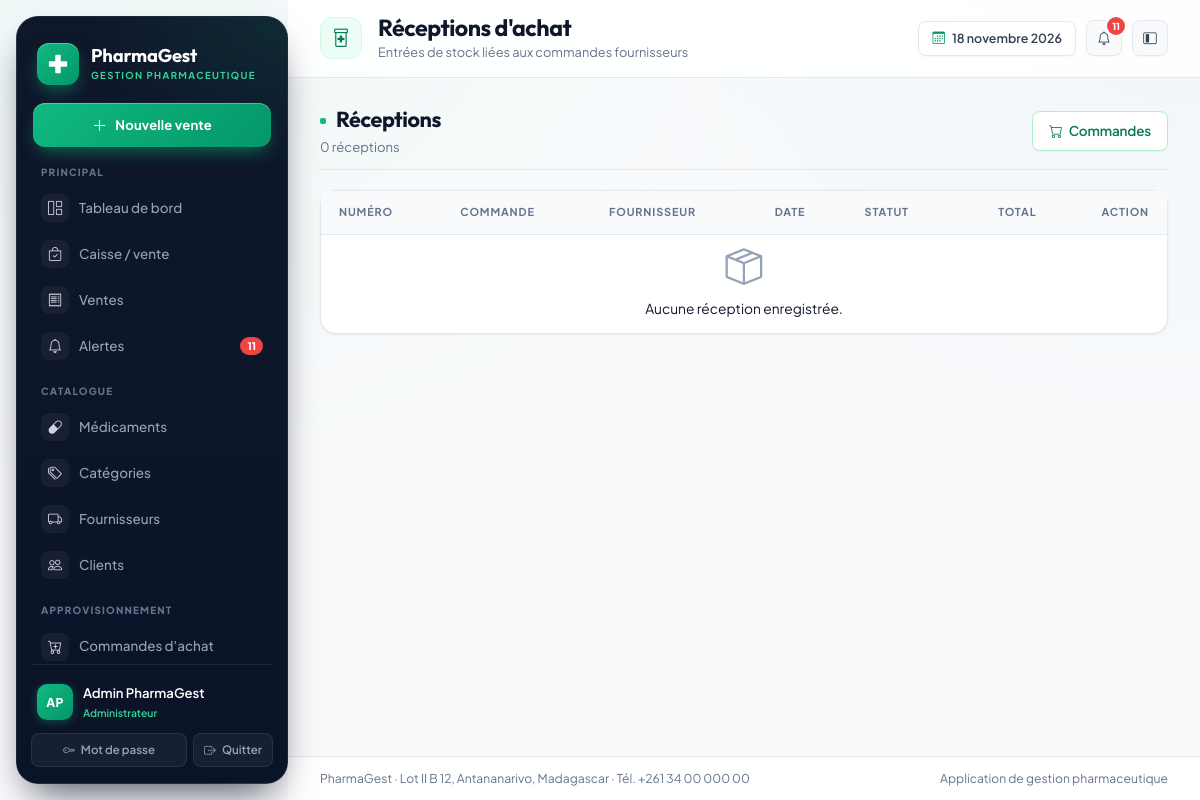
Screenshot of /receptions/ (signed in) with the database file from the repository.
### gestion/models.py (models this page shows, shortened)
class Utilisateur(AbstractUser):
    class Role(models.TextChoices):
        ADMIN = "ADMIN", "Administrateur"
        PHARMACIEN = "PHARMACIEN", "Pharmacien responsable"
        GESTIONNAIRE = "GESTIONNAIRE", "Gestionnaire de stock"
        CAISSIER = "CAISSIER", "Caissier"
        RESPONSABLE = "RESPONSABLE", "Responsable de gestion"
    role = models.CharField(
        "rôle", max_length=20, choices=Role.choices, default=Role.CAISSIER
    )
    telephone = models.CharField("téléphone", max_length=30, blank=True)
    cree_le = models.DateTimeField("créé le", auto_now_add=True)
    class Meta:
        verbose_name = "utilisateur"
        verbose_name_plural = "utilisateurs"
        ordering = ["username"]
    @property
    def nom_complet(self):
        return self.get_full_name() or self.username
    @property
    def est_admin(self):
        return self.is_superuser or self.role == self.Role.ADMIN
    @property
    def peut_vendre(self):
        return self.est_admin or self.role in {
            self.Role.PHARMACIEN,
            self.Role.CAISSIER,
        }
    @property
    def peut_voir_rapports(self):
        return self.est_admin or self.role in {
            self.Role.PHARMACIEN,
            self.Role.RESPONSABLE,
        }

### gestion/views.py (the view)
# urls.py: path("receptions/", views.ReceptionListView.as_view(), name="reception_liste"),
class ReceptionListView(RoleRequisMixin, ListView):
    model = ReceptionAchat
    template_name = "gestion/reception_liste.html"
    context_object_name = "receptions"
    paginate_by = 15
    roles_autorises = (ROLE.PHARMACIEN, ROLE.GESTIONNAIRE, ROLE.RESPONSABLE)
    def get_queryset(self):
        return ReceptionAchat.objects.select_related(
            "commande__fournisseur", "utilisateur"
        ).order_by("-date_creation")

### gestion/templatetags/gestion_extras.py (called while the page is built)
@register.filter
def initiales(utilisateur):
    if hasattr(utilisateur, "nom_complet"):
        nom = utilisateur.nom_complet
    else:
        nom = str(utilisateur)
    morceaux = [m for m in nom.replace("-", " ").split(" ") if m]
    if not morceaux:
        return "?"
    if len(morceaux) == 1:
        return morceaux[0][:2].upper()
    return (morceaux[0][0] + morceaux[-1][0]).upper()

### gestion/views.py (called while the page is built)
    def dispatch(self, request, *args, **kwargs):
        if not request.user.is_authenticated:
            return self.handle_no_permission()
        if not (
            request.user.est_admin or request.user.role in self.roles_autorises
        ):
            raise PermissionDenied
        return super().dispatch(request, *args, **kwargs)

### templates/gestion/reception_liste.html (shortened to what this page needs)
{% extends "gestion/base.html" %}
{% load gestion_extras %}
{% block page_title %}Réceptions d'achat{% endblock %}
{% block page_subtitle %}Entrées de stock liées aux commandes fournisseurs{% endblock %}
{% block contenu %}
<div class="pg-section-title">
  <div>
    <h2 class="mb-1">Réceptions</h2>
    <div class="pg-muted small">{{ paginator.count }} réception{{ paginator.count|pluralize }}</div>
  </div>
  <a class="btn btn-outline-primary" href="{% url 'gestion:commande_liste' %}"><i class="bi bi-cart me-1"></i> Commandes</a>
</div>
<div class="pg-card">
  <div class="pg-table-wrap">
    <table class="table table-hover align-middle">
      <thead><tr><th>Numéro</th><th>Commande</th><th>Fournisseur</th><th>Date</th><th>Statut</th><th class="text-end">Total</th><th class="text-end">Action</th></tr></thead>
      <tbody>
        {% for reception in receptions %}
        <tr>
          <td><a class="pg-mono fw-semibold" href="{% url 'gestion:reception_detail' reception.pk %}">{{ reception.numero }}</a></td>
          <td><a class="pg-mono" href="{% url 'gestion:commande_detail' reception.commande.pk %}">{{ reception.commande.numero }}</a></td>
          <td>{{ reception.commande.fournisseur.raison_sociale }}</td>
          <td>{{ reception.date_reception|date:"d/m/Y" }}</td>
          <td>{% if reception.validee %}<span class="pg-badge pg-badge-green">Validée</span>{% else %}<span class="pg-badge pg-badge-amber">En attente</span>{% endif %}</td>
          <td class="text-end fw-bold">{{ reception.total|ariary }}</td>
          <td class="text-end"><a class="btn btn-sm btn-soft btn-icon" href="{% url 'gestion:reception_detail' reception.pk %}"><i class="bi bi-eye"></i></a></td>
        </tr>
        {% empty %}
        <tr><td colspan="7" class="pg-empty"><i class="bi bi-box-seam"></i>Aucune réception enregistrée.</td></tr>
        {% endfor %}
      </tbody>
    </table>
  </div>
</div>
{% endblock %}

### templates/gestion/base.html (shortened to what this page needs)
{% load static %}
{% load gestion_extras %}
<!doctype html>
<html lang="fr">
<head>
  <link href="https://cdn.jsdelivr.net/npm/bootstrap@5.3.3/dist/css/bootstrap.min.css" rel="stylesheet">
  <link href="https://cdn.jsdelivr.net/npm/bootstrap-icons@1.11.3/font/bootstrap-icons.min.css" rel="stylesheet">
  <link rel="stylesheet" href="{% static 'css/pharmagest.css' %}">
</head>
<body>
  {% with url_name=request.resolver_match.url_name %}
  <div class="pg-shell" data-layout="expanded">
    <aside class="pg-sidebar" id="sidebar" aria-label="Menu principal de navigation">
      <a class="pg-brand" href="{% url 'gestion:tableau_bord' %}" aria-label="Accueil {{ pharmacie_nom }}">
        <span class="pg-brand-mark">
          <svg class="pg-brand-glyph" viewBox="0 0 24 24" fill="currentColor" aria-hidden="true">
            <path
              d="M9 3a1 1 0 0 1 1-1h4a1 1 0 0 1 1 1v6h6a1 1 0 0 1 1 1v4a1 1 0 0 1-1 1h-6v6a1 1 0 0 1-1 1h-4a1 1 0 0 1-1-1v-6H3a1 1 0 0 1-1-1v-4a1 1 0 0 1 1-1h6V3z" />
          </svg>
        </span>
        <span class="pg-brand-text">
          <span class="pg-brand-name">{{ pharmacie_nom }}</span>
          <span class="pg-brand-sub">Gestion pharmaceutique</span>
        </span>
      </a>
      {% if user.peut_vendre %}
      <a class="pg-side-cta" href="{% url 'gestion:caisse' %}" title="Ouvrir la caisse">
        <i class="bi bi-plus-lg"></i>
        <span>Nouvelle vente</span>
      </a>
      {% endif %}
      <nav class="pg-nav-groups" aria-label="Navigation">
        <div class="pg-nav-group">
          <div class="pg-nav-label">Principal</div>
          <div class="pg-nav">
            <a class="pg-nav-link {% if url_name == 'tableau_bord' %}active{% endif %}"
              href="{% url 'gestion:tableau_bord' %}" title="Tableau de bord">
              <i class="bi bi-grid-1x2"></i>
              <span>Tableau de bord</span>
            </a>
            {% if user.peut_vendre %}
            <a class="pg-nav-link {% if url_name == 'caisse' %}active{% endif %}" href="{% url 'gestion:caisse' %}"
              title="Caisse / vente">
              <i class="bi bi-bag-check"></i>
              <span>Caisse / vente</span>
            </a>
            {% endif %}
            <a class="pg-nav-link {% if url_name == 'vente_liste' or url_name == 'vente_detail' or url_name == 'retour_vente' or url_name == 'vente_annuler' %}active{% endif %}"
              href="{% url 'gestion:vente_liste' %}" title="Ventes">
              <i class="bi bi-receipt"></i>
              <span>Ventes</span>
            </a>
            <a class="pg-nav-link {% if url_name == 'alertes' %}active{% endif %}" href="{% url 'gestion:alertes' %}"
              title="Alertes">
              <i class="bi bi-bell"></i>
              {% if alertes_globales %}<span class="pg-nav-badge">{{ alertes_globales }}</span>{% endif %}
              <span>Alertes</span>
            </a>
          </div>
        </div>
        <div class="pg-nav-group">
          <div class="pg-nav-label">Catalogue</div>
          <div class="pg-nav">
            <a class="pg-nav-link {% if url_name == 'medicament_liste' or url_name == 'medicament_detail' or url_name == 'medicament_ajouter' or url_name == 'medicament_modifier' or url_name == 'medicament_supprimer' %}active{% endif %}"
              href="{% url 'gestion:medicament_liste' %}" title="Médicaments">
              <i class="bi bi-capsule"></i>
              <span>Médicaments</span>
            </a>
            <a class="pg-nav-link {% if url_name == 'categorie_liste' or url_name == 'categorie_ajouter' or url_name == 'categorie_modifier' or url_name == 'categorie_supprimer' %}active{% endif %}"
              href="{% url 'gestion:categorie_liste' %}" title="Catégories">
              <i class="bi bi-tags"></i>
              <span>Catégories</span>
            </a>
            <a class="pg-nav-link {% if url_name == 'fournisseur_liste' or url_name == 'fournisseur_detail' or url_name == 'fournisseur_ajouter' or url_name == 'fournisseur_modifier' %}active{% endif %}"
              href="{% url 'gestion:fournisseur_liste' %}" title="Fournisseurs">
              <i class="bi bi-truck"></i>
              <span>Fournisseurs</span>
            </a>
            <a class="pg-nav-link {% if url_name == 'client_liste' or url_name == 'client_detail' or url_name == 'client_ajouter' or url_name == 'client_modifier' %}active{% endif %}"
              href="{% url 'gestion:client_liste' %}" title="Clients">
              <i class="bi bi-people"></i>
              <span>Clients</span>
            </a>
          </div>
        </div>
        {% if user.est_admin or user.role == 'PHARMACIEN' or user.role == 'GESTIONNAIRE' or user.role == 'RESPONSABLE' %}
        <div class="pg-nav-group">
          <div class="pg-nav-label">Approvisionnement</div>
          <div class="pg-nav">
            <a class="pg-nav-link {% if url_name == 'commande_liste' or url_name == 'commande_detail' or url_name == 'commande_ajouter' or url_name == 'commande_modifier' %}active{% endif %}"
              href="{% url 'gestion:commande_liste' %}" title="Commandes d'achat">
              <i class="bi bi-cart-plus"></i>
              <span>Commandes d'achat</span>
            </a>
          </div>
        </div>
        {% endif %}
      </nav>
      <div class="pg-sidebar-foot">
        <div class="pg-user">
          <span class="pg-avatar">{{ user.nom_complet|initiales }}</span>
          <span class="pg-user-text">
            <span class="name">{{ user.nom_complet }}</span>
            <span class="role">{{ user.get_role_display }}</span>
          </span>
        </div>
        <div class="actions">
          <a href="{% url 'gestion:mot_de_passe' %}" title="Modifier le mot de passe">
            <i class="bi bi-key"></i><span>Mot de passe</span>
          </a>
          <form method="post" action="{% url 'gestion:deconnexion' %}" class="m-0" title="Déconnexion">
            <button type="submit"><i class="bi bi-box-arrow-right"></i><span>Quitter</span></button>
          </form>
        </div>
      </div>
    </aside>
    <div class="pg-main">
      <header class="pg-topbar">
        <span class="pg-page-icon" aria-hidden="true"><i class="bi bi-prescription2"></i></span>
        <div class="pg-heading">
          <h1 class="pg-page-title">{% block page_title %}Tableau de bord{% endblock %}</h1>
          <p class="pg-page-sub">{% block page_subtitle %}Vue d'ensemble de l'activité de la pharmacie{% endblock %}</p>
        </div>
        <div class="pg-topbar-actions">
          <span class="pg-date-chip"><i class="bi bi-calendar3"></i> {% now "j F Y" %}</span>
          <a class="btn btn-soft btn-icon position-relative" href="{% url 'gestion:alertes' %}" title="Alertes"
            aria-label="Alertes">
            <i class="bi bi-bell"></i>
            {% if alertes_globales %}
            <span class="pg-notif-dot">{{ alertes_globales }}</span>
            {% endif %}
          </a>
          <button class="pg-layout-toggle btn btn-soft btn-icon" type="button" aria-label="Basculer le menu compact"
            title="Menu compact" data-layout-toggle>
            <i class="bi bi-layout-sidebar-inset"></i>
          </button>
        </div>
      </header>
      <main class="pg-content" id="contenu">
        {% block contenu %}{% endblock %}
      </main>
      <footer class="pg-footer">
        <span>{{ pharmacie_nom }} · {{ pharmacie_adresse }} · Tél. {{ pharmacie_telephone }}</span>
        <span>Application de gestion pharmaceutique</span>
      </footer>
    </div>
  </div>
  {% endwith %}
</body>
</html>

### rows the page displays
Utilisateur: last_name "PharmaGest", nom_complet|initiales "AP", nom_complet "Admin PharmaGest", role "Administrateur"

### other values shown
{{ alertes_globales }} "11"
{{ paginator.count }} "0"
{{ pharmacie_adresse }} "Lot II B 12, Antananarivo, Madagascar"
{{ pharmacie_telephone }} "+261 34 00 000 00"
